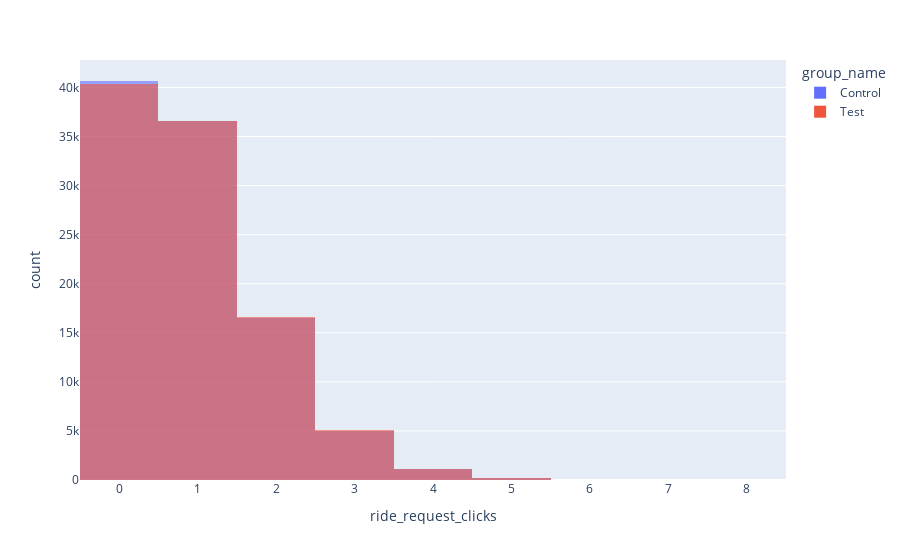

The notebook cell this image was saved under:
### Markdown cell above
## Observe the Data

### Code cell
px.histogram(
    pd.concat([data.loc[:99999], data.loc[100005:200004]]),
    x='ride_request_clicks',
    color='group_name',
    barmode='overlay',
    opacity=.6
)

### Figure 1 — Plotly figure (JSON) as saved in the notebook; plotly's stock layout.template omitted (floating-point values rounded to 4 significant figures; data arrays with more than 128 entries replaced by an {"elided": "..."} marker saying what was removed)
{"data": [{"alignmentgroup": "True", "bingroup": "x", "hovertemplate": "group_name=Control<br>ride_request_clicks=%{x}<br>count=%{y}<extra></extra>", "legendgroup": "Control", "marker": {"color": "#636efa", "opacity": 0.6, "pattern": {"shape": ""}}, "name": "Control", "offsetgroup": "Control", "orientation": "v", "showlegend": true, "type": "histogram", "visible": true, "x": {"elided": "100000 int values"}, "xaxis": "x", "yaxis": "y"}, {"alignmentgroup": "True", "bingroup": "x", "hovertemplate": "group_name=Test<br>ride_request_clicks=%{x}<br>count=%{y}<extra></extra>", "legendgroup": "Test", "marker": {"color": "#EF553B", "opacity": 0.6, "pattern": {"shape": ""}}, "name": "Test", "offsetgroup": "Test", "orientation": "v", "showlegend": true, "type": "histogram", "visible": true, "x": {"elided": "100000 int values"}, "xaxis": "x", "yaxis": "y"}], "layout": {"autosize": true, "barmode": "overlay", "legend": {"title": {"text": "group_name"}, "tracegroupgap": 0}, "margin": {"t": 60}, "xaxis": {"anchor": "y", "autorange": true, "domain": [0, 1], "range": [-0.5, 8.5], "title": {"text": "ride_request_clicks"}, "type": "linear"}, "yaxis": {"anchor": "x", "autorange": true, "domain": [0, 1], "range": [0, 42800.0], "title": {"text": "count"}}}}
